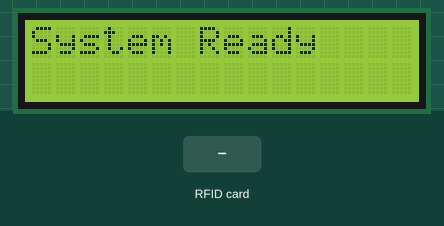
This sketch was run on a simulated ESP32. Parts: 16×2 character LCD. The test bench sets the inputs (shaded band). WiFi joins after 1.5 s; servers stay silent unless stated; network time is answered at once with the bench clock; the local clock reads 2024-03-15 10:24:30 at power-on unless the sketch sets it; the modem accepts every AT command (registered, SIM ready, sends succeed) and sends nothing else; what the sketch prints to the serial monitor is not drawn.

Above: at 5.8 s.
5.9 s: RFID card E3 39 AE D9 held to the reader
At 6.06 s:
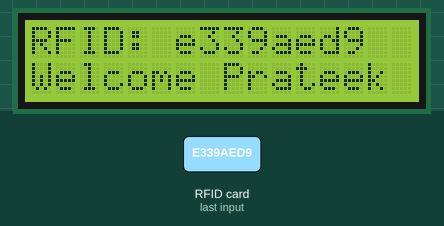
At 7.4 s:
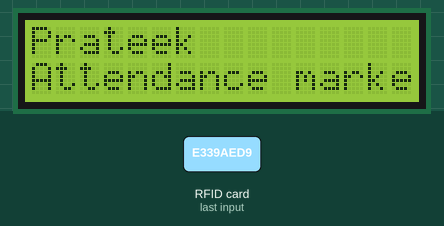
Timing chart, 0 to 8.9 s (numbered marks = the images above; inputs shaded):
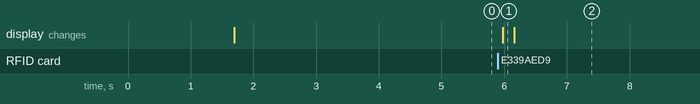

Measured:
- after the input at 5.9 s, the display: changes after 0.08 s (image 1)

The sketch:

ESP32_Firebase_RC-522_GSM_Attendance_Code.ino
```cpp
#include <SoftwareSerial.h>
#include <FirebaseESP32.h>
#include <SPI.h>
#include <MFRC522.h>
#include <Wire.h>
#include <LiquidCrystal_I2C.h>
#include <WiFi.h>
#include <NTPClient.h>
#include <WiFiUdp.h>

LiquidCrystal_I2C lcd(0x27, 16, 2);

WiFiUDP ntpUDP;
NTPClient timeClient(ntpUDP, "pool.ntp.org", 19800, 60000);

#define FIREBASE_HOST "attendance-ed3eblt-rtdb.firebaseio.com"
#define RXD2 16
#define TXD2 17
#define SS_PIN 2
#define RST_PIN 15

#define WIFI_SSID "Prateek"
#define WIFI_PASSWORD "12345s@#12345"

// Firebase configuration
const char* FIREBASE_PROJECT_ID = "attendance-ed3eb";
const char* FIREBASE_CLIENT_EMAIL = "firebase-adminsvc@attendance-ed3eb.iam.gserviceaccount.com";
const char* FIREBASE_PRIVATE_KEY = "-----BEGIN PRIVATE KEY-----\nMIIEvgIBADANBgkqhkiG9w0BAQEFAASCBKgwggSkAgEAAoz/OP7N796s\nLZYX3L/Z7A6aLhSzOcPIbRuYdRryPVrqlxY5xL4JPAZYR0jDFH4aaLvXWsYbaVV6\nMp+UIzuumqJ/kWcSXvQLEOhVT1eiNxPa5h7dfnVQi12lnwh+AZOYBqG4rs09KsNZ\nIrFNknKWc0S2fW6w4Q7oeio1nRZcQTNw4H3t1SvzbBcl9D3X4UYXjKSZ7SKkernU\nImRArtlqRTgjxZug4o66FwXk58vfiwEtmGj0bpiSuT8LPeS2ipCqGSaU4ic9EATE\nR4jCUWU8r1iqK4zRFPesfmtgpZO3utj+LILJW4p2Oj5am/YTxEnpdG8KFVyTERXZ\ncPdho4J5AgMBAAECggEAHd/25NBurNY8nw3rSHqbLO2jyMaYmTGYW9ouHhSEVCff\nQeBcjLJseGTWpUqlFVKVwtovS52FI5Z7qGmP9dTSuBkfAVGu1PqRetHK5Xqe2Qlw\nT5gEWP18YPa51/Qn1RQvQ1G04lS9RFzTEpAGGw6NNqI0kj5gIHyjRHcQgeQhOZD4\nUwDLzyD1F+GcQ7ywnmQaOAVcZL+r18oBj6+NYjCie/vab0x3SWJ89h8WZpXWs5Is\nCzW88qWTeUvh6NrzfixNp7JzAn/nU6UPKWenIu32KvwyG7NfqwIv3TbAruyLNWwf\nWPjQ5CN+E4rS3Zh8nAKqnF3KPhc1hcmPjKYRP+eOzQKBgQDoRuRl1QPlnEB/Dj6i\nWzqHvnd++8robAxMn9G+dvkplxadJvd+N04HrmD+kbgRv06DBvmTbRH6BOCIToxO\nhG07ZvdRsM3d4xXXPjRGjolAVu1kWUENDTAyjvcViYLx7e0XFoqokbZ4nr7E6Cyo\noHjIXlLzoOCCDwqu5GUVQ7SwLQKBgQC4+avNkyWuAp/TbFK+pVZUqQDF9XjCJWMD\nYL1FknPueV825oL5irMSgEvJ9s+afqqm7S4Hrh2K4MoLefJjC7MXlkRUVdB+GB5b\nk0HL8lR3dETMACvbwQWmuAKtVcRZg7o4iP+FN00+JaavcBykzmtUGHTA/o6OGAMP\nKGe31JC+/QKBgQDXUzDUPf6Y0prvrfLea5f80tLQAvd9MvzL47R6zqv4pDmwgbkZ\nZoeNk1gTZl6vBRvxV3vx8UCi9/Z2JernttfUI4XOUwrlUWij2uR3LBeMb4kuZ5do\nU/uEQwhHDO04/Ym2x4zO7BWuB+ttepY71Fdj2B0qAM9fgjYzH0OdzOAqGQKBgQCJ\nE0xDnYXQu9Ug4ic3bGLbfho6mLwSc446VJguVGdhE8SBdLUeo7AsR7LiSepyvOdN\nqHnx6w+teQOBGa+LwoHHOu4L6UQGDW2Bw1CBCGWb2CebXY0i3pmHgNlLBkHpa/q2\nJp/kYqT1JwWtANHZN7bFrRHoazvNBPJPa0vhKL7TKQKBgHkvv23sLda7UeXFdavS\nzw0WdHD5XutnYnlBjoCr/Q/OOYJ7uB93SEVHtuwmX4xKs+2M+6N1VB29F3uyEfw7\n1DxSf0Ho9MNSJ9qwaWaln7AjrEIIkXIzZ+EuaerxNKVEAubjhQM9cyw3QzbcnZvt\nPhCUoeSRTWMctNDu5purTZDz\n-----END PRIVATE KEY-----\n";
const char* FIREBASE_DATABASE_URL = "https://attendance-ed3eb-default-rtdb.firebaseio.com/";

struct User {
  String rfid;
  String name;
  String phoneNumber;
};


const User authorizedUsers[] = {
  { "e339aed9", "Prateek", "+9188305848xx" },
  { "3fd5e2", "Rohan", "+9188305848xx" },
  { "373b113", "Shyam", "+9188305848xx" },
  { "735ec01c", "Emily", "+9188305848xx" },
  { "q7r8s9t0", "Michael", "+9188305848xx" }
};

SoftwareSerial sim800l(RXD2, TXD2);
FirebaseData fbdo;
FirebaseConfig config;
FirebaseAuth auth;
MFRC522 rfid(SS_PIN, RST_PIN);

void setup() {
  Serial.begin(115200);
  Serial.println("Starting setup...");

  sim800l.begin(9600);
  SPI.begin();
  rfid.PCD_Init();
  lcd.init();
  lcd.backlight();
  lcd.setCursor(0, 0);
  lcd.print("Initializing...");
  Serial.println("Initialized SIM800L, RFID, and LCD");

  WiFi.begin(WIFI_SSID, WIFI_PASSWORD);
  Serial.print("Connecting to WiFi");

  lcd.clear();
  lcd.setCursor(0, 0);
  lcd.print("Connecting WiFi");

  int wifiAttempts = 0;
  while (WiFi.status() != WL_CONNECTED) {
    delay(500);
    Serial.print(".");
    wifiAttempts++;
    if (wifiAttempts > 20) {
      Serial.println("\nWiFi connection failed!");
      lcd.clear();
      lcd.print("WiFi Failed!");
      delay(2000);
      ESP.restart();
    }
  }
  Serial.println("\nWiFi connected!");
  Serial.print("IP address: ");
  Serial.println(WiFi.localIP());

  timeClient.begin();
  timeClient.update();

  config.service_account.data.client_email = FIREBASE_CLIENT_EMAIL;
  config.service_account.data.project_id = FIREBASE_PROJECT_ID;
  config.service_account.data.private_key = FIREBASE_PRIVATE_KEY;
  config.database_url = FIREBASE_DATABASE_URL;

  Firebase.begin(&config, &auth);
  Firebase.reconnectWiFi(true);

  if (Firebase.ready()) {
    Serial.println("Firebase connected!");
    lcd.clear();
    lcd.setCursor(0, 0);
    lcd.print("System Ready");
  } else {
    Serial.println("Firebase connection failed!");
    lcd.clear();
    lcd.print("Firebase Error");
  }

  initializeGSM();
}

void loop() {
  if (!Firebase.ready()) {
    Serial.println("Firebase not ready");
    lcd.clear();
    lcd.print("Firebase Error");
    delay(2000);
    return;
  }

  if (rfid.PICC_IsNewCardPresent() && rfid.PICC_ReadCardSerial()) {
    String tagID = "";
    for (byte i = 0; i < rfid.uid.size; i++) {
      tagID += String(rfid.uid.uidByte[i], HEX);
    }
    rfid.PICC_HaltA();

    Serial.println("\nRFID Tag: " + tagID);
    lcd.clear();
    lcd.setCursor(0, 0);
    lcd.print("RFID: " + tagID);

    int userIndex = -1;
    for (int i = 0; i < 5; i++) {
      if (tagID.equalsIgnoreCase(authorizedUsers[i].rfid)) {
        userIndex = i;
        break;
      }
    }

    if (userIndex != -1) {
      String userName = authorizedUsers[userIndex].name;
      String userPhone = authorizedUsers[userIndex].phoneNumber;

      Serial.println("User: " + userName);
      lcd.setCursor(0, 1);
      lcd.print("Welcome " + userName);
      timeClient.update();
      String currentTime = getFormattedTime();
      String currentDate = getFormattedDate();

      String path = "/attendance/" + authorizedUsers[userIndex].rfid + "/" + String(timeClient.getEpochTime());

      FirebaseJson json;
      json.set("name", userName);
      json.set("time", currentTime);
      json.set("date", currentDate);
      json.set("status", "Present");

      if (Firebase.setJSON(fbdo, path, json)) {
        Serial.println("Data sent to Firebase");
        lcd.clear();
        lcd.setCursor(0, 0);
        lcd.print(userName);
        lcd.setCursor(0, 1);
        lcd.print("Attendance marked");

        String smsMessage = userName + " attendance\nTime: " + currentTime + "\nDate: " + currentDate;
        sendSMS(userPhone, smsMessage);
      } else {
        Serial.println("Firebase error: " + fbdo.errorReason());
        lcd.setCursor(0, 1);
        lcd.print("Error sending data");
      }
    } else {
      Serial.println("Unauthorized card!");
      lcd.clear();
      lcd.setCursor(0, 0);
      lcd.print("Unauthorized!");
      lcd.setCursor(0, 1);
      lcd.print("Access Denied");

      String smsMessage = "Unauthorized access\nRFID: " + tagID + "\nTime: " + getFormattedTime();
      sendSMS(authorizedUsers[0].phoneNumber, smsMessage);
    }
    delay(2000);
  }
  delay(100);
}

String getFormattedDate() {
  timeClient.update();
  time_t epochTime = timeClient.getEpochTime();
  struct tm* ptm = gmtime(&epochTime);

  return String(ptm->tm_year + 1900) + "-" + String(ptm->tm_mon + 1) + "-" + String(ptm->tm_mday);
}

String getFormattedTime() {
  timeClient.update();
  time_t rawTime = timeClient.getEpochTime();
  struct tm* ti = localtime(&rawTime);

  return String(ti->tm_hour) + ":" + String(ti->tm_min) + ":" + String(ti->tm_sec);
}

void initializeGSM() {
  Serial.println("Initializing GSM...");
  sim800l.println("AT");
  delay(1000);
  sim800l.println("AT+CMGF=1");
  delay(1000);
  sim800l.println("AT+CNMI=1,2,0,0,0");
  delay(1000);
  Serial.println("GSM Ready");
}

void sendSMS(String phoneNumber, String message) {
  Serial.println("Sending to: " + phoneNumber);
  sim800l.println("AT+CMGS=\"" + phoneNumber + "\"");
  delay(1000);
  sim800l.print(message);
  delay(1000);
  sim800l.write(26);  // CTRL+Z to send
  delay(1000);
  Serial.println("SMS Sent");
}
```
